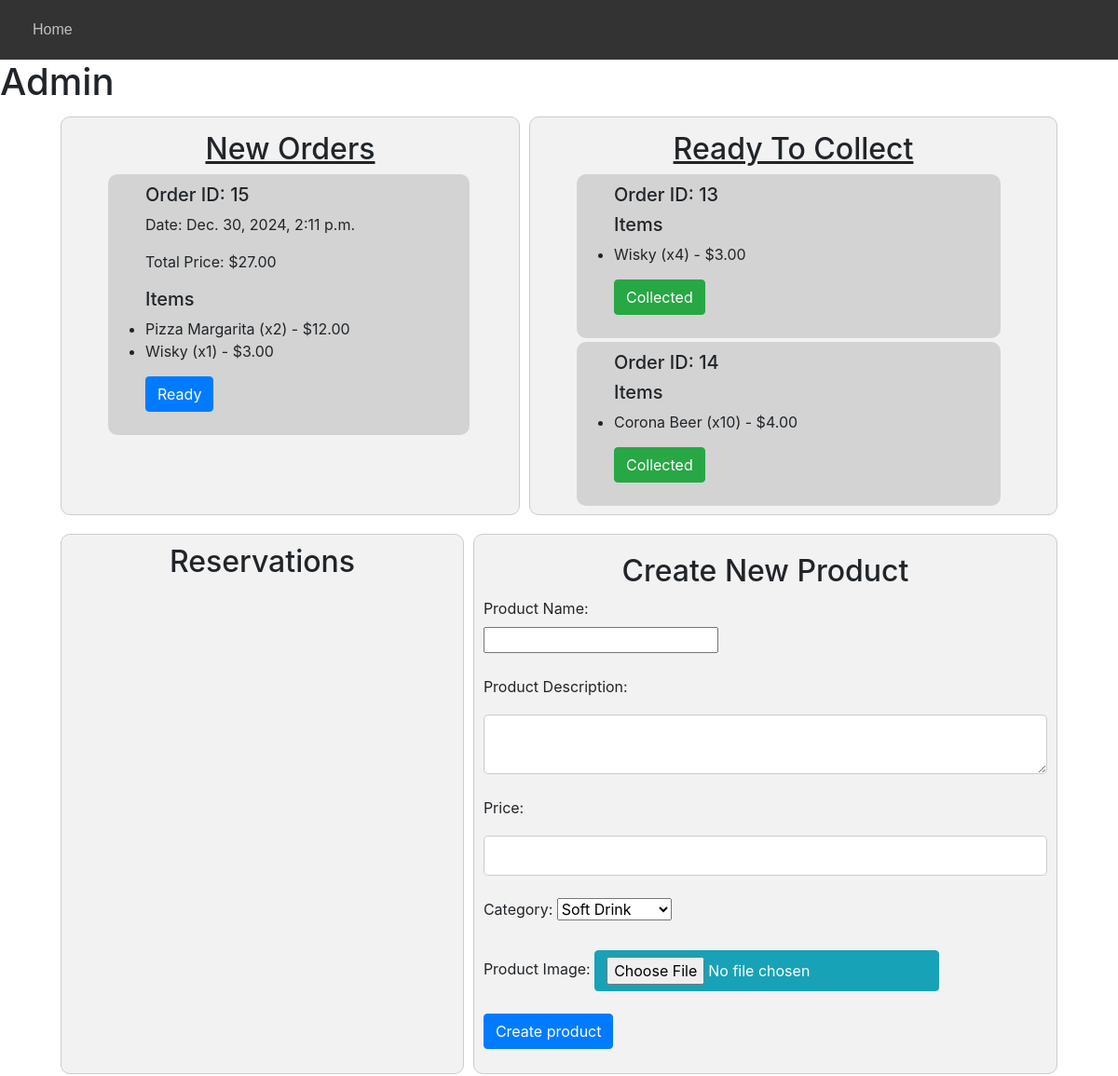
Page /dashboard (signed in, upper part) on the earlier database version.
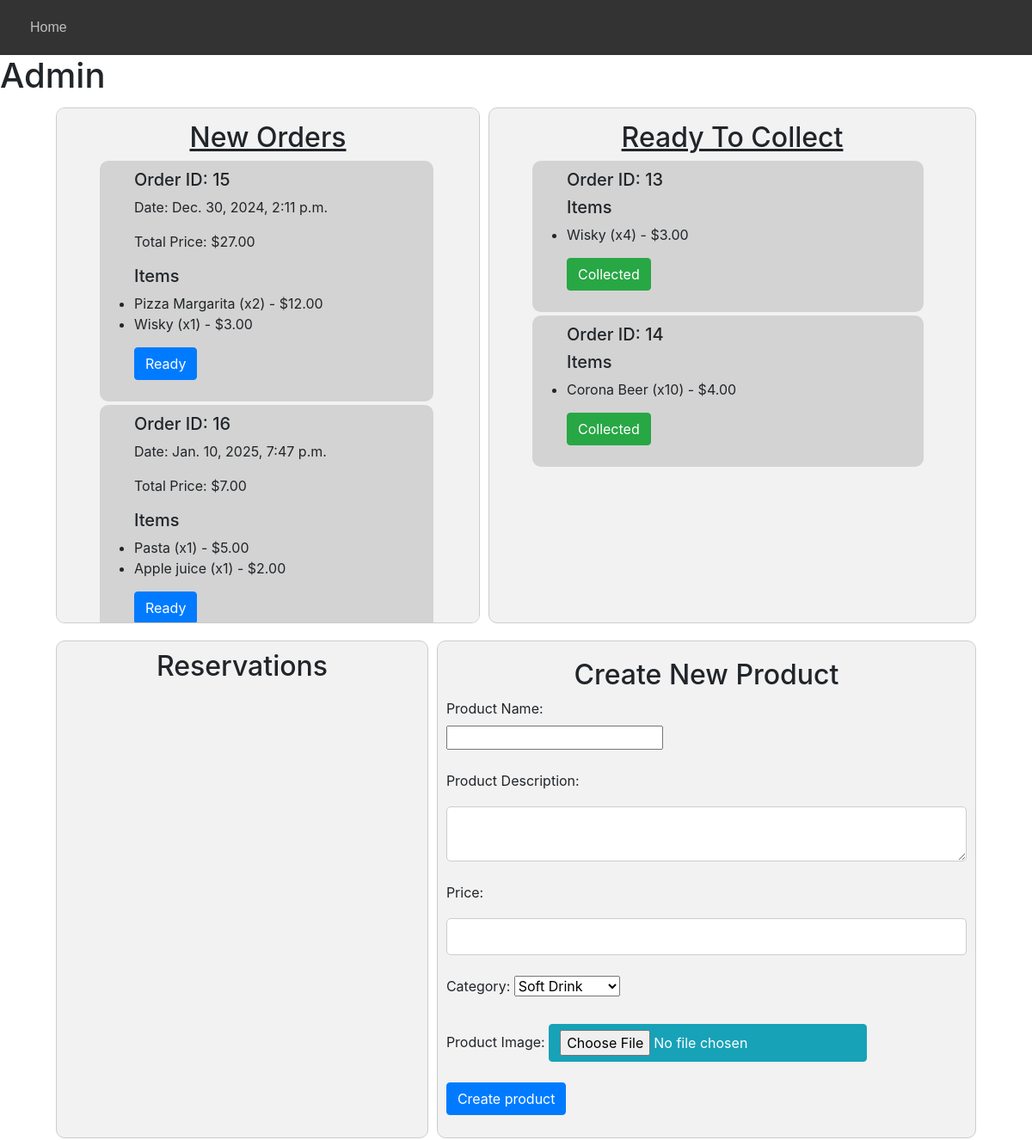
Same page on the later database version.
### rest_mng/models.py (models this page shows)
class Sales(models.Model):
    user = models.ForeignKey(User, on_delete=models.CASCADE, related_name="sales")
    date = models.DateTimeField(auto_now_add=True, null=True, blank=True)
    total_price = models.DecimalField(max_digits=10, decimal_places=2)
    STATUS_CHOICES = [
        ('Preparing', 'Preparing'),
        ('Ready', 'Ready'),
        ('Collected', 'Collected'),
    ]
    status = models.CharField(max_length=9, choices=STATUS_CHOICES, default='Preparing')

class SalesItems(models.Model):
    sale = models.ForeignKey(Sales, on_delete=models.CASCADE, related_name="items")
    product = models.ForeignKey('Product', on_delete=models.PROTECT)
    quantity = models.PositiveIntegerField()
    price = models.DecimalField(max_digits=10, decimal_places=2)

class Product(models.Model):
    prod_name = models.CharField(max_length=15)
    prod_desc = models.CharField(max_length=255)
    price = models.DecimalField(max_digits=10, decimal_places=2)
    category = models.CharField(max_length=50, choices=[('Soft Drink', 'Soft Drink'), ('Alcohol Drink', 'Alcohol Drink'), ('Food', 'Food'),('Desert', 'Desert')], default='N/A')
    date = models.DateTimeField(auto_now_add=True)
    in_stock = models.BooleanField(default=True)
    image = models.ImageField(upload_to='images/', blank=True, null=True)
    favorite = models.ManyToManyField(User, blank= True,  related_name="favorite")

### rest_mng/views.py (the view)
    def decorated_view_func(request, *args, **kwargs):
        if not request.user.is_superuser:
            messages.error(request, "This page is only available for users with appropriate clearance level, "
                                    "if you have this clearance please log in with your credentials then try again.")
            return redirect('login')  # Redirect to the login page
        return view_func(request, *args, **kwargs)

### rest_mng/views.py (called while the page is built)
def admin_dashboard(view_func):
    def decorated_view_func(request, *args, **kwargs):
        if not request.user.is_superuser:
            messages.error(request, "This page is only available for users with appropriate clearance level, "
                                    "if you have this clearance please log in with your credentials then try again.")
            return redirect('login')  # Redirect to the login page
        return view_func(request, *args, **kwargs)
    return decorated_view_func

@admin_dashboard
def dashboard(request):
    orders = Sales.objects.prefetch_related('items__product')
    products = Product.objects.all()
    reservations = Reservation.objects.all()
    return render(request, 'rest_mng/admin.html',{
        'orders':orders,
        'products' : products,
        'reservations': reservations
    })

### rest_mng/templates/rest_mng/admin.html (shortened to what this page needs)
{% load static %}
<html lang="en">
    <head>
        <link rel="stylesheet" href="https://stackpath.bootstrapcdn.com/bootstrap/4.4.1/css/bootstrap.min.css">
        <link rel="stylesheet" href="{% static 'rest_mng/styles.css' %}">
    </head>
    <body>
        <nav class="nav">
            <ul id="nav_list">
                <li class="list_item">
                    <a class="list_link" href="{% url 'index' %}">Home </a>
                </li>
            </ul>
        </nav>
    <h1><bold>Admin</bold></h1>
    <div id="row_1">
        <div id="new_orders"><h2 style="text-decoration:underline">New Orders</h2>
            {% for order in orders %}
            {% if order.status == 'Preparing' %}
                <div class="product" style="padding:10px 40px;">
                    <h5>Order ID: {{ order.id }}</h5>
                    <p>Date: {{ order.date }}</p>
                    <p>Total Price: ${{ order.total_price }}</p>
                    <h5>Items</h5>
                    <ul>
                        {% for item in order.items.all %}
                        <li>{{ item.product.prod_name }} (x{{ item.quantity }}) - ${{ item.price }}</li>
                        {% endfor %}
                    </ul>
                    <button class="update-status btn btn-primary" data-order-id="{{ order.id }}">Ready</button>
                </div>
            {% endif %}
            {% endfor %}
        </div>
        <div id="to_collect"><h2 style="text-decoration:underline">Ready To Collect</h2>
            {% for order in orders %}
            {% if order.status == 'Ready' %}
                <div class="product" style="padding:10px 40px;">
                    <h5>Order ID: {{ order.id }}</h5>
                    <h5>Items</h5>
                    <ul>
                        {% for item in order.items.all %}
                        <li>{{ item.product.prod_name }} (x{{ item.quantity }}) - ${{ item.price }}</li>
                        {% endfor %}
                    </ul>
                    <button class="collected btn btn-success" data-order-id="{{ order.id }}">Collected</button>
                </div>
            {% endif %}
            {% endfor %}
        </div>
    </div>
    <div id="row_2">
    <div id="reservations"><h2>Reservations</h2>
    </div>
    <div id="create_new">
        <h2>Create New Product</h2>
        <form action="{% url 'new_product' %}" method="post" enctype="multipart/form-data">
        <label for="prod_name">Product Name:</label><br>
        <input type="text" id="prod_name" name="prod_name" maxlength="15" required><br><br>
        <label for="prod_desc">Product Description:</label><br>
        <textarea id="prod_desc" name="prod_desc" maxlength="255" required></textarea><br><br>
        <label for="price">Price:</label>
        <input type="number" id="price" name="price" step="0.01" max="999.99" required><br><br>
        <label for="category">Category:</label>
        <select id="category" name="category">
            <option value="Soft Drink">Soft Drink</option>
        </select><br><br>
        <label for="image">Product Image:</label>
        <input type="file" id="image" name="image" accept="image/*" class="btn btn-info"><br><br>
        <button type="submit" class="btn btn-primary">Create product</button>
    </form>
    </div>
    </div>
    </body>
    </html>

Differences in the rows shown:
added Sales: id "16", date "Jan. 10, 2025, 7:47 p.m.", total_price "7.00", shown under "New Orders"
added SalesItems: product.prod_name "Pasta", quantity "1", price "5.00", shown under "16"
added SalesItems: product.prod_name "Apple juice", quantity "1", price "2.00", shown under "16"
